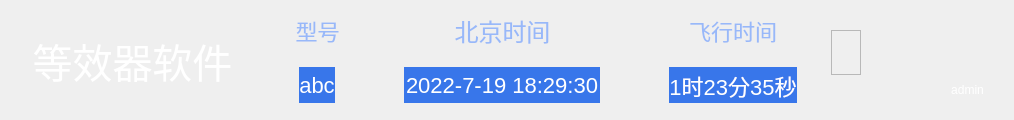
     <widget class="QWidget" name="top_wgt" native="true">
      <property name="minimumSize">
       <size>
        <width>1014</width>
        <height>120</height>
       </size>
      </property>
      <property name="maximumSize">
       <size>
        <width>16777215</width>
        <height>120</height>
       </size>
      </property>
      <property name="styleSheet">
       <string notr="true">border-image:url(&quot;:/EquivalentSoft/topbar&quot;)</string>
      </property>
      <layout class="QHBoxLayout" name="horizontalLayout" stretch="3,1,3,1,2">
       <property name="spacing">
        <number>0</number>
       </property>
       <property name="leftMargin">
        <number>0</number>
       </property>
       <property name="topMargin">
        <number>0</number>
       </property>
       <property name="rightMargin">
        <number>0</number>
       </property>
       <property name="bottomMargin">
        <number>0</number>
       </property>
       <item>
        <widget class="QWidget" name="widget_6" native="true">
         <property name="minimumSize">
          <size>
           <width>0</width>
           <height>0</height>
          </size>
         </property>
         <property name="styleSheet">
          <string notr="true">border-image:&quot;transpant&quot;</string>
         </property>
         <layout class="QHBoxLayout" name="horizontalLayout_4">
          <property name="spacing">
           <number>0</number>
          </property>
          <property name="leftMargin">
           <number>0</number>
          </property>
          <property name="topMargin">
           <number>0</number>
          </property>
          <property name="rightMargin">
           <number>0</number>
          </property>
          <property name="bottomMargin">
           <number>0</number>
          </property>
          <item>
           <widget class="QWidget" name="widget_5" native="true">
            <layout class="QHBoxLayout" name="horizontalLayout_10">
             <property name="leftMargin">
              <number>0</number>
             </property>
             <property name="topMargin">
              <number>0</number>
             </property>
             <property name="rightMargin">
              <number>0</number>
             </property>
             <property name="bottomMargin">
              <number>0</number>
             </property>
             <item>
              <widget class="QLabel" name="softwarename">
               <property name="font">
                <font>
                 <pointsize>-1</pointsize>
                </font>
               </property>
               <property name="styleSheet">
                <string notr="true">border-image:&quot;transpant&quot;;font-size:40px;color:white</string>
               </property>
               <property name="text">
                <string>等效器软件</string>
               </property>
               <property name="alignment">
                <set>Qt::AlignCenter</set>
               </property>
              </widget>
             </item>
            </layout>
           </widget>
          </item>
         </layout>
        </widget>
       </item>
       <item>
        <widget class="QWidget" name="widget_3" native="true">
         <property name="sizePolicy">
          <sizepolicy hsizetype="Preferred" vsizetype="Preferred">
           <horstretch>0</horstretch>
           <verstretch>0</verstretch>
          </sizepolicy>
         </property>
         <property name="styleSheet">
          <string notr="true">border-image:&quot;transpant&quot;</string>
         </property>
         <layout class="QVBoxLayout" name="verticalLayout">
          <property name="spacing">
           <number>0</number>
          </property>
          <property name="leftMargin">
           <number>0</number>
          </property>
          <property name="topMargin">
           <number>0</number>
          </property>
          <property name="rightMargin">
           <number>0</number>
          </property>
          <property name="bottomMargin">
           <number>0</number>
          </property>
          <item>
           <widget class="QLabel" name="rtlabel">
            <property name="styleSheet">
             <string notr="true">color:#98b8f9;font-size:22px</string>
            </property>
            <property name="text">
             <string>型号</string>
            </property>
            <property name="alignment">
             <set>Qt::AlignCenter</set>
            </property>
           </widget>
          </item>
          <item>
           <widget class="QWidget" name="widget" native="true">
            <property name="styleSheet">
             <string notr="true">color:white;font-size:22px</string>
            </property>
            <layout class="QHBoxLayout" name="horizontalLayout_2">
             <property name="spacing">
              <number>0</number>
             </property>
             <property name="leftMargin">
              <number>30</number>
             </property>
             <property name="topMargin">
              <number>0</number>
             </property>
             <property name="rightMargin">
              <number>30</number>
             </property>
             <property name="bottomMargin">
              <number>10</number>
             </property>
             <item>
              <widget class="QLabel" name="label_2">
               <property name="minimumSize">
                <size>
                 <width>4</width>
                 <height>0</height>
                </size>
               </property>
               <property name="maximumSize">
                <size>
                 <width>4</width>
                 <height>50</height>
                </size>
               </property>
               <property name="text">
                <string/>
               </property>
               <property name="pixmap">
                <pixmap resource="EquivalentSoft.qrc">:/EquivalentSoft/rectleft</pixmap>
               </property>
               <property name="alignment">
                <set>Qt::AlignCenter</set>
               </property>
              </widget>
             </item>
             <item>
              <widget class="QLabel" name="rokect_type">
               <property name="minimumSize">
                <size>
                 <width>0</width>
                 <height>36</height>
                </size>
               </property>
               <property name="maximumSize">
                <size>
                 <width>16777215</width>
                 <height>36</height>
                </size>
               </property>
               <property name="sizeIncrement">
                <size>
                 <width>0</width>
                 <height>0</height>
                </size>
               </property>
               <property name="styleSheet">
                <string notr="true">background-color:rgba(56,118,234,1)</string>
               </property>
               <property name="text">
                <string>abc</string>
               </property>
               <property name="alignment">
                <set>Qt::AlignCenter</set>
               </property>
              </widget>
             </item>
             <item>
              <widget class="QLabel" name="label_13">
               <property name="minimumSize">
                <size>
                 <width>5</width>
                 <height>0</height>
                </size>
               </property>
               <property name="maximumSize">
                <size>
                 <width>5</width>
                 <height>16777215</height>
                </size>
               </property>
               <property name="text">
                <string/>
               </property>
               <property name="pixmap">
                <pixmap resource="EquivalentSoft.qrc">:/EquivalentSoft/rectright</pixmap>
               </property>
               <property name="alignment">
                <set>Qt::AlignCenter</set>
               </property>
              </widget>
             </item>
            </layout>
           </widget>
          </item>
         </layout>
        </widget>
       </item>
       <item>
        <widget class="QWidget" name="widget_2" native="true">
         <property name="minimumSize">
          <size>
           <width>0</width>
           <height>0</height>
          </size>
         </property>
         <property name="maximumSize">
          <size>
           <width>360</width>
           <height>16777215</height>
          </size>
         </property>
         <property name="styleSheet">
          <string notr="true">border-image:&quot;transpant&quot;</string>
         </property>
         <layout class="QVBoxLayout" name="verticalLayout_2">
          <property name="spacing">
           <number>0</number>
          </property>
          <property name="leftMargin">
           <number>0</number>
          </property>
          <property name="topMargin">
           <number>0</number>
          </property>
          <property name="rightMargin">
           <number>0</number>
          </property>
          <property name="bottomMargin">
           <number>0</number>
          </property>
          <item>
           <widget class="QLabel" name="ctlabel">
            <property name="styleSheet">
             <string notr="true">color:#98b8f9;font-size:24px</string>
            </property>
            <property name="text">
             <string>北京时间</string>
            </property>
            <property name="alignment">
             <set>Qt::AlignCenter</set>
            </property>
           </widget>
          </item>
          <item>
           <widget class="QWidget" name="widget_7" native="true">
            <property name="maximumSize">
             <size>
              <width>16777215</width>
              <height>16777215</height>
             </size>
            </property>
            <property name="styleSheet">
             <string notr="true">color:white;font-size:22px</string>
            </property>
            <layout class="QHBoxLayout" name="horizontalLayout_3" stretch="0,0,0">
             <property name="spacing">
              <number>0</number>
             </property>
             <property name="leftMargin">
              <number>30</number>
             </property>
             <property name="topMargin">
              <number>0</number>
             </property>
             <property name="rightMargin">
              <number>30</number>
             </property>
             <property name="bottomMargin">
              <number>10</number>
             </property>
             <item>
              <widget class="QLabel" name="label_14">
               <property name="minimumSize">
                <size>
                 <width>4</width>
                 <height>0</height>
                </size>
               </property>
               <property name="maximumSize">
                <size>
                 <width>4</width>
                 <height>16777215</height>
                </size>
               </property>
               <property name="text">
                <string/>
               </property>
               <property name="pixmap">
                <pixmap resource="EquivalentSoft.qrc">:/EquivalentSoft/rectleft</pixmap>
               </property>
               <property name="alignment">
                <set>Qt::AlignCenter</set>
               </property>
              </widget>
             </item>
             <item>
              <widget class="QLabel" name="curtime">
               <property name="minimumSize">
                <size>
                 <width>0</width>
                 <height>36</height>
                </size>
               </property>
               <property name="maximumSize">
                <size>
                 <width>16777215</width>
                 <height>36</height>
                </size>
               </property>
               <property name="styleSheet">
                <string notr="true">background-color:rgba(56,118,234,1)</string>
               </property>
               <property name="text">
                <string>2022-7-19 18:29:30</string>
               </property>
               <property name="alignment">
                <set>Qt::AlignCenter</set>
               </property>
               <property name="wordWrap">
                <bool>true</bool>
               </property>
              </widget>
             </item>
             <item>
              <widget class="QLabel" name="label_16">
               <property name="minimumSize">
                <size>
                 <width>5</width>
                 <height>0</height>
                </size>
               </property>
               <property name="maximumSize">
                <size>
                 <width>5</width>
                 <height>16777215</height>
                </size>
               </property>
               <property name="text">
                <string/>
               </property>
               <property name="pixmap">
                <pixmap resource="EquivalentSoft.qrc">:/EquivalentSoft/rectright</pixmap>
               </property>
               <property name="alignment">
                <set>Qt::AlignCenter</set>
               </property>
              </widget>
             </item>
            </layout>
           </widget>
          </item>
         </layout>
        </widget>
       </item>
       <item>
        <widget class="QWidget" name="widget_4" native="true">
         <property name="sizePolicy">
          <sizepolicy hsizetype="Preferred" vsizetype="Preferred">
           <horstretch>0</horstretch>
           <verstretch>0</verstretch>
          </sizepolicy>
         </property>
         <property name="minimumSize">
          <size>
           <width>0</width>
           <height>0</height>
          </size>
         </property>
         <property name="maximumSize">
          <size>
           <width>220</width>
           <height>16777215</height>
          </size>
         </property>
         <property name="styleSheet">
          <string notr="true">border-image:&quot;transpant&quot;</string>
         </property>
         <layout class="QVBoxLayout" name="verticalLayout_3">
          <property name="spacing">
           <number>0</number>
          </property>
          <property name="leftMargin">
           <number>0</number>
          </property>
          <property name="topMargin">
           <number>0</number>
          </property>
          <property name="rightMargin">
           <number>0</number>
          </property>
          <property name="bottomMargin">
           <number>0</number>
          </property>
          <item>
           <widget class="QLabel" name="ftlabel">
            <property name="styleSheet">
             <string notr="true">color:#98b8f9;font-size:22px</string>
            </property>
            <property name="text">
             <string>飞行时间</string>
            </property>
            <property name="alignment">
             <set>Qt::AlignCenter</set>
            </property>
           </widget>
          </item>
          <item>
           <widget class="QWidget" name="widget_8" native="true">
            <property name="maximumSize">
             <size>
              <width>16777215</width>
              <height>16777215</height>
             </size>
            </property>
            <property name="styleSheet">
             <string notr="true">color:white;font-size:24px</string>
            </property>
            <layout class="QHBoxLayout" name="horizontalLayout_5">
             <property name="spacing">
              <number>0</number>
             </property>
             <property name="leftMargin">
              <number>30</number>
             </property>
             <property name="topMargin">
              <number>0</number>
             </property>
             <property name="rightMargin">
              <number>30</number>
             </property>
             <property name="bottomMargin">
              <number>10</number>
             </property>
             <item>
              <widget class="QLabel" name="label_17">
               <property name="minimumSize">
                <size>
                 <width>4</width>
                 <height>0</height>
                </size>
               </property>
               <property name="maximumSize">
                <size>
                 <width>4</width>
                 <height>16777215</height>
                </size>
               </property>
               <property name="text">
                <string/>
               </property>
               <property name="pixmap">
                <pixmap resource="EquivalentSoft.qrc">:/EquivalentSoft/rectleft</pixmap>
               </property>
               <property name="alignment">
                <set>Qt::AlignCenter</set>
               </property>
              </widget>
             </item>
             <item>
              <widget class="QLabel" name="time">
               <property name="minimumSize">
                <size>
                 <width>0</width>
                 <height>36</height>
                </size>
               </property>
               <property name="maximumSize">
                <size>
                 <width>16777215</width>
                 <height>36</height>
                </size>
               </property>
               <property name="styleSheet">
                <string notr="true">color:white;font-size:22px;background-color:rgba(56,118,234,1)</string>
               </property>
               <property name="text">
                <string>1时23分35秒</string>
               </property>
               <property name="alignment">
                <set>Qt::AlignCenter</set>
               </property>
              </widget>
             </item>
             <item>
              <widget class="QLabel" name="label_19">
               <property name="minimumSize">
                <size>
                 <width>4</width>
                 <height>0</height>
                </size>
               </property>
               <property name="maximumSize">
                <size>
                 <width>4</width>
                 <height>16777215</height>
                </size>
               </property>
               <property name="text">
                <string/>
               </property>
               <property name="pixmap">
                <pixmap resource="EquivalentSoft.qrc">:/EquivalentSoft/rectright</pixmap>
               </property>
               <property name="alignment">
                <set>Qt::AlignCenter</set>
               </property>
              </widget>
             </item>
            </layout>
           </widget>
          </item>
         </layout>
        </widget>
       </item>
       <item>
        <widget class="QWidget" name="right_wgt" native="true">
         <property name="sizePolicy">
          <sizepolicy hsizetype="Expanding" vsizetype="Preferred">
           <horstretch>0</horstretch>
           <verstretch>0</verstretch>
          </sizepolicy>
         </property>
         <property name="minimumSize">
          <size>
           <width>0</width>
           <height>0</height>
          </size>
         </property>
         <property name="maximumSize">
          <size>
           <width>16777215</width>
           <height>16777215</height>
          </size>
         </property>
         <property name="styleSheet">
          <string notr="true">border-image:&quot;transpant&quot;</string>
         </property>
         <layout class="QGridLayout" name="gridLayout">
          <property name="leftMargin">
           <number>0</number>
          </property>
          <property name="topMargin">
           <number>0</number>
          </property>
          <property name="rightMargin">
           <number>0</number>
          </property>
          <property name="bottomMargin">
           <number>15</number>
          </property>
          <property name="spacing">
           <number>0</number>
          </property>
          <item row="3" column="7">
           <widget class="QLabel" name="lb_user">
            <property name="styleSheet">
             <string notr="true">color:white;font-family:&quot;Microsoft Yahei&quot;</string>
            </property>
            <property name="text">
             <string>admin</string>
            </property>
            <property name="alignment">
             <set>Qt::AlignCenter</set>
            </property>
           </widget>
          </item>
          <item row="0" column="7">
           <widget class="QPushButton" name="pb_min">
            <property name="minimumSize">
             <size>
              <width>30</width>
              <height>30</height>
             </size>
            </property>
            <property name="maximumSize">
             <size>
              <width>30</width>
              <height>30</height>
             </size>
            </property>
            <property name="cursor">
             <cursorShape>PointingHandCursor</cursorShape>
            </property>
            <property name="toolTip">
             <string>最小化</string>
            </property>
            <property name="styleSheet">
             <string notr="true">QPushButton:hover{
	background-color:transparent;
	background-image:url(:/EquivalentSoft/images/最小化-悬浮.png);
    border:0px;}
QPushButton:pressed{
	background-color:transparent; 
    background-image: url(:/EquivalentSoft/images/最小化-点击.png);
    border:0px;}
QPushButton {
	background-color:transparent;
	background-image: url(:/EquivalentSoft/images/最小化-默认.png);
    border:0px;
}

</string>
            </property>
            <property name="text">
             <string/>
            </property>
           </widget>
          </item>
          <item row="3" column="3">
           <widget class="QPushButton" name="edit">
            <property name="minimumSize">
             <size>
              <width>30</width>
              <height>30</height>
             </size>
            </property>
            <property name="maximumSize">
             <size>
              <width>30</width>
              <height>30</height>
             </size>
            </property>
            <property name="cursor">
             <cursorShape>PointingHandCursor</cursorShape>
            </property>
            <property name="autoFillBackground">
             <bool>false</bool>
            </property>
            <property name="styleSheet">
             <string notr="true">border-image:url(&quot;:/EquivalentSoft/edit&quot;);
border:none</string>
            </property>
            <property name="text">
             <string/>
            </property>
           </widget>
          </item>
          <item row="0" column="8">
           <widget class="QPushButton" name="pb_close">
            <property name="minimumSize">
             <size>
              <width>30</width>
              <height>30</height>
             </size>
            </property>
            <property name="maximumSize">
             <size>
              <width>30</width>
              <height>30</height>
             </size>
            </property>
            <property name="cursor">
             <cursorShape>PointingHandCursor</cursorShape>
            </property>
            <property name="toolTip">
             <string>关闭</string>
            </property>
            <property name="styleSheet">
             <string notr="true">QPushButton:hover{
	background-color:transparent;
	background-image: url(:/EquivalentSoft/images/关闭-悬浮.png);
    border:0px;}
QPushButton:pressed{
	background-color:transparent; 
	background-image: url(:/EquivalentSoft/images/关闭-点击.png);
    border:0px;}
QPushButton {
	background-color:transparent;
	background-image: url(:/EquivalentSoft/images/关闭-默认.png);
    border:0px;
}

</string>
            </property>
            <property name="text">
             <string/>
            </property>
           </widget>
          </item>
          <item row="3" column="8">
           <widget class="QLabel" name="label_3">
            <property name="cursor">
             <cursorShape>PointingHandCursor</cursorShape>
            </property>
            <property name="focusPolicy">
             <enum>Qt::StrongFocus</enum>
            </property>
            <property name="contextMenuPolicy">
             <enum>Qt::CustomContextMenu</enum>
            </property>
            <property name="styleSheet">
             <string notr="true"/>
            </property>
            <property name="text">
             <string/>
            </property>
            <property name="pixmap">
             <pixmap resource="EquivalentSoft.qrc">:/EquivalentSoft/xiala</pixmap>
            </property>
           </widget>
          </item>
          <item row="3" column="0">
           <widget class="QWidget" name="widget_9" native="true"/>
          </item>
          <item row="3" column="5">
           <widget class="QPushButton" name="pb_min_1">
            <property name="sizePolicy">
             <sizepolicy hsizetype="Minimum" vsizetype="Preferred">
              <horstretch>0</horstretch>
              <verstretch>0</verstretch>
             </sizepolicy>
            </property>
            <property name="minimumSize">
             <size>
              <width>30</width>
              <height>30</height>
             </size>
            </property>
            <property name="maximumSize">
             <size>
              <width>30</width>
              <height>30</height>
             </size>
            </property>
            <property name="cursor">
             <cursorShape>PointingHandCursor</cursorShape>
            </property>
            <property name="toolTip">
             <string>当前用户</string>
            </property>
            <property name="styleSheet">
             <string notr="true">QPushButton {
	background-color:transparent;
	background-image: url(:/EquivalentSoft/images/用户1.png);
    border:0px;
margin-right：10px;
}

</string>
            </property>
            <property name="text">
             <string/>
            </property>
           </widget>
          </item>
          <item row="2" column="3">
           <widget class="QFrame" name="frame_2">
            <property name="frameShape">
             <enum>QFrame::StyledPanel</enum>
            </property>
            <property name="frameShadow">
             <enum>QFrame::Raised</enum>
            </property>
           </widget>
          </item>
          <item row="3" column="6">
           <widget class="QWidget" name="widget_10" native="true">
            <property name="sizePolicy">
             <sizepolicy hsizetype="Fixed" vsizetype="Preferred">
              <horstretch>0</horstretch>
              <verstretch>0</verstretch>
             </sizepolicy>
            </property>
            <property name="minimumSize">
             <size>
              <width>20</width>
              <height>0</height>
             </size>
            </property>
            <property name="maximumSize">
             <size>
              <width>20</width>
              <height>16777215</height>
             </size>
            </property>
           </widget>
          </item>
          <item row="3" column="4">
           <widget class="QWidget" name="widget_11" native="true">
            <property name="minimumSize">
             <size>
              <width>40</width>
              <height>20</height>
             </size>
            </property>
            <property name="maximumSize">
             <size>
              <width>40</width>
              <height>20</height>
             </size>
            </property>
           </widget>
          </item>
         </layout>
        </widget>
       </item>
      </layout>
     </widget>
